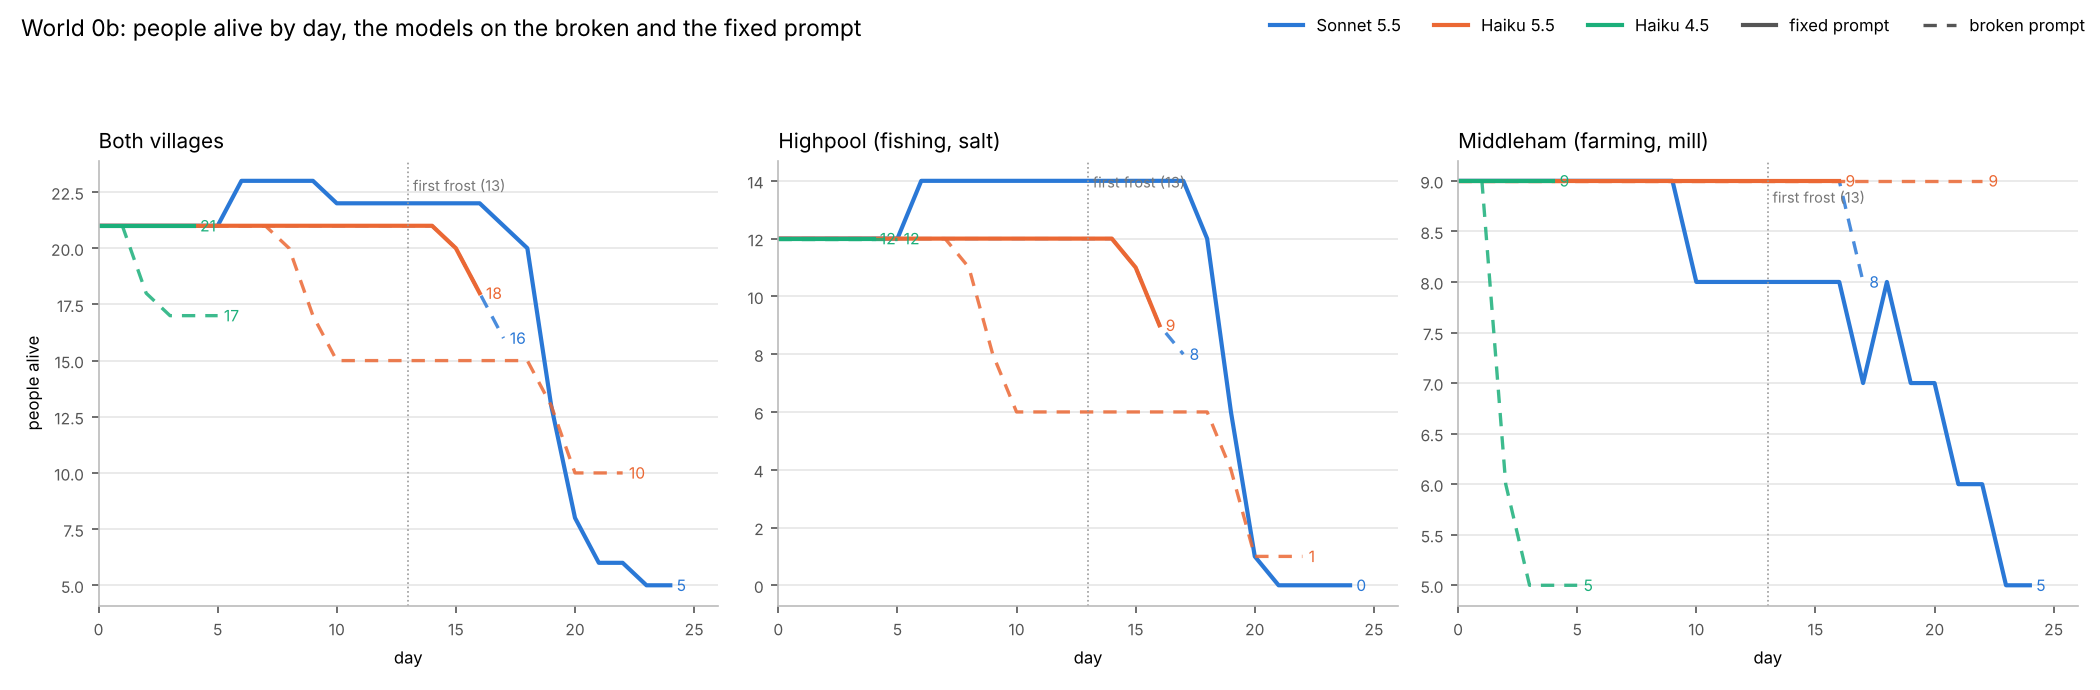

The Python source for this figure:
"""World 0b's people alive by day, by village: each model a colour, the broken prompt dashed (w0b_*), the fixed one solid (w0c_*)
(W-202). A person's village is the one they slept in that night, else their founding household's; a death is counted the night it
happens.

    python3 docs/review/39_monoculture/w0_population_compare.py /home/user/mono1
"""
import json
import os
import sys

import matplotlib
import yaml

matplotlib.use("Agg")
import matplotlib.pyplot as plt  # noqa: E402
from matplotlib.lines import Line2D  # noqa: E402

HERE = os.path.dirname(os.path.abspath(__file__))
ROOT = os.path.abspath(os.path.join(HERE, "..", "..", ".."))
MODELS = [("sonnet55", "Sonnet 5.5", "#2a78d6"), ("haiku55", "Haiku 5.5", "#eb6834"), ("haiku45", "Haiku 4.5", "#1baf7a")]
HOUSE = {"Brook House": "Highpool", "Marsh House": "Highpool", "Field House": "Middleham", "Fletcher House": "Middleham"}
HH = {"Brook": "Highpool", "Marsh": "Highpool", "Field": "Middleham", "Fletcher": "Middleham"}


def series(run, home):
    out = {"Highpool": [], "Middleham": [], "both": []}
    last = {}
    for d in map(json.loads, open(os.path.join(run, "days.jsonl"))):
        here = set(d.get("ate") or {}) | set(d.get("slept") or {})
        here -= set(d.get("deaths") or [])                                 # those who died that night
        count = {"Highpool": 0, "Middleham": 0}
        for n in here:
            v = HOUSE.get((d.get("slept") or {}).get(n)) or last.get(n) or HH.get(home.get(n)) or "Middleham"
            last[n] = v
            count[v] += 1
        for k in count:
            out[k].append((d["day"], count[k]))
        out["both"].append((d["day"], sum(count.values())))
    return out


def main(root):
    home = {n: a.get("household") for n, a in yaml.safe_load(open(os.path.join(ROOT, "cybertron2/specs/mono/world0b_sonnet55.yaml")))["agents"].items()}
    fig, axes = plt.subplots(1, 3, figsize=(14, 4.6), sharey=False)
    for ax, key, title in zip(axes, ("both", "Highpool", "Middleham"), ("Both villages", "Highpool (fishing, salt)", "Middleham (farming, mill)")):
        for m, label, col in MODELS:
            for tag, ls in (("w0b", (0, (4, 3))), ("w0c", "-")):
                run = os.path.join(root, f"{tag}_{m}")
                if not os.path.exists(os.path.join(run, "days.jsonl")):
                    continue
                pts = series(run, home)[key]
                if not pts:
                    continue
                xs, ys = zip(*pts)
                ax.plot(xs, ys, color=col, lw=2 if tag == "w0c" else 1.6, ls=ls, alpha=1 if tag == "w0c" else 0.85)
                ax.annotate(str(ys[-1]), (xs[-1], ys[-1]), xytext=(3, 0), textcoords="offset points", fontsize=7.5, color=col, va="center")
        ax.axvline(13, color="#999", lw=0.8, ls=":")
        ax.text(13.2, ax.get_ylim()[1] * 0.97 if ax.get_ylim()[1] else 1, "first frost (13)", fontsize=7, color="#777", va="top")
        ax.set_title(title, loc="left", fontsize=10)
        ax.set_xlim(0, 26)
        ax.set_xlabel("day", fontsize=8)
        ax.grid(axis="y", color="#e6e6e6", lw=0.8)
        for s in ("top", "right"):
            ax.spines[s].set_visible(False)
        for s in ("left", "bottom"):
            ax.spines[s].set_color("#bbb")
        ax.tick_params(labelsize=7.5, colors="#555")
    axes[0].set_ylabel("people alive", fontsize=8)
    handles = [Line2D([], [], color=c, lw=2, label=l) for _, l, c in MODELS] + \
              [Line2D([], [], color="#555", lw=2, label="fixed prompt"), Line2D([], [], color="#555", lw=1.6, ls=(0, (4, 3)), label="broken prompt")]
    fig.legend(handles=handles, loc="upper right", frameon=False, fontsize=8, ncol=5)
    fig.suptitle("World 0b: people alive by day, the models on the broken and the fixed prompt", x=0.01, ha="left", fontsize=11)
    fig.tight_layout(rect=(0, 0, 1, 0.92))
    out = os.path.join(HERE, "w0_population_compare.png")
    fig.savefig(out, dpi=150)
    print(out)


if __name__ == "__main__":
    main(sys.argv[1])
